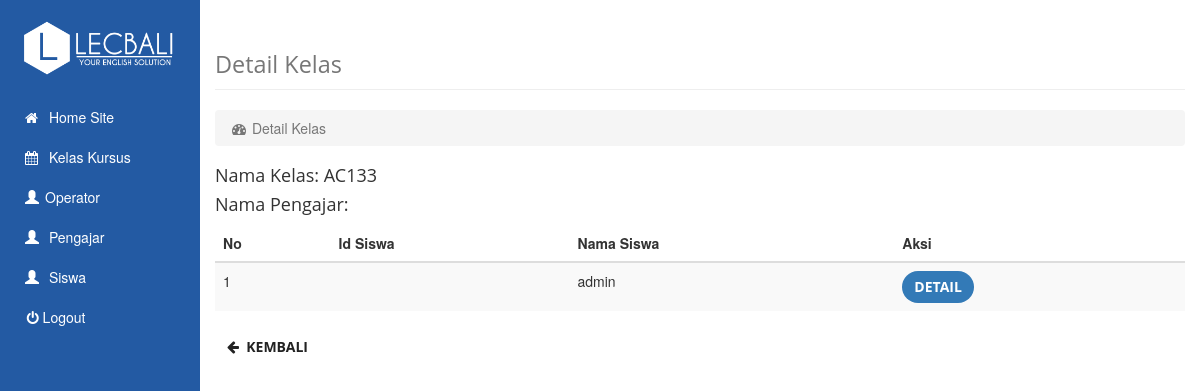
/kelas/detail/1, run on an earlier commit of the app's database.
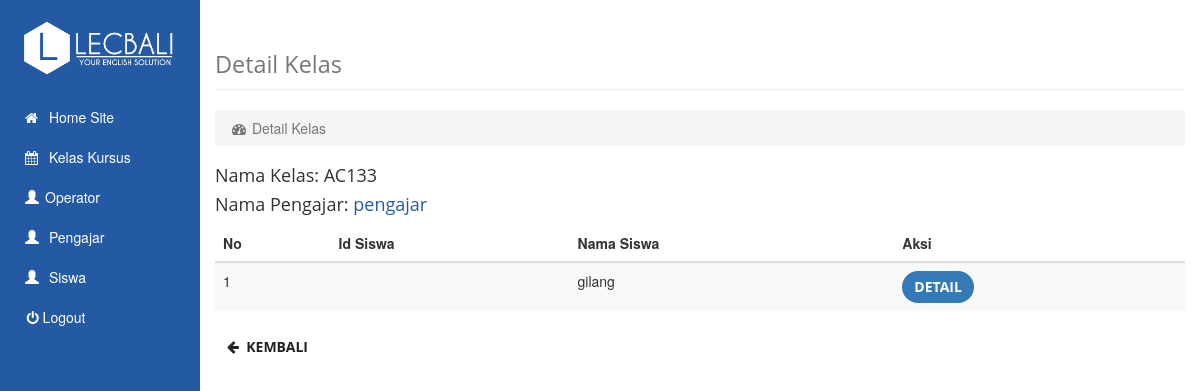
And on a later commit of the database.
### tables this page shows
CREATE TABLE `users` (
  `id` int(255) NOT NULL,
  `username` varchar(255) NOT NULL,
  `nama` varchar(30) NOT NULL,
  `tgl_lahir` varchar(30) NOT NULL,
  `alamat` varchar(50) NOT NULL,
  `telpon` varchar(20) NOT NULL,
  `email` varchar(30) NOT NULL,
  `password` varchar(225) NOT NULL,
  `status` varchar(20) NOT NULL,
  `foto` text NOT NULL,
  `level` int(11) NOT NULL
);

### application/controllers/kelas.php (called while the page is built, shortened)
<?php if ( ! defined('BASEPATH')) exit('No direct script access allowed');
class Kelas extends CI_Controller{
	function __construct(){
		$this->load->model('m_kelas');
		$this->load->model('m_users');
	}
	function detail ($id='') {
		$data['kelas'] = $this->m_kelas->detail_kelas(array('id' => $id));
		$data['title'] = 'Detail Kelas';
		$data['content'] = 'kelas/detail';
		$data['slug'] = 'detail';
		$this->load->view('dashboard', $data);
	}
}

### index.php (called while the page is built, shortened)
<?php
require_once BASEPATH.'core/CodeIgniter.php';

### application/models/m_kelas.php (called while the page is built, shortened)
<?php
class M_Kelas extends CI_Model{
	function detail_kelas($where = null) {
		$query = $this->db->get_where('kelas', $where);
		return $query->row_object();
	}
}

### application/models/m_users.php (called while the page is built, shortened)
<?php  if ( ! defined('BASEPATH')) exit('No direct script access allowed');
	class M_users extends CI_Model {
		function detail_users($id){
			$this->db->where('id', $id);
			$query = $this->db->get('users');
			return $query->row_array();
		}
		function in_users($ids){
			$this->db->where_in('id', $ids);
			$query = $this->db->get('users');
			return $query->result_array();
		}
	}
?>

### application/views/kelas/detail.php (the view)
<?php
    $pengajar = $this->m_users->detail_users($kelas->id_pengajar);
    $siswa = !empty($kelas->id_siswa) ? explode(',', $kelas->id_siswa) : array();
    $siswa = $this->m_users->in_users($siswa);
?>
<h4>Nama Kelas: <?= $kelas->nama;?></h4>
<h4>Nama Pengajar: <a href="<?=base_url('pengajar/detail/'.$pengajar['id']);?>" class="link"><?= $pengajar['nama'];?></a></h4>
<div class="box-body">
    <table class="table table-striped" width="100%">
        <thead>
            <tr>
                <th>No</th>
                <th>Id Siswa</th>
                <th>Nama Siswa</th>
                <th>Aksi</th>
            </tr>
        </thead>
        <tbody>
            <?php if(!empty($siswa))  { $i=1;?>
                <?php foreach($siswa as $val) {
                    $meta = $this->m_users->get_meta($val['id'], 'kode_siswa'); ?>
                <tr>
                    <td><?= $i; ?></td>
                    <td><?= $meta['nilai_meta']; ?></td>
                    <td><?= $val['nama']; ?></td>
                    <td><a class="btn btn-primary" href="<?= base_url('siswa/detail/'.$val['id']); ?>">Detail</a></td>
                </tr>
                <?php $i++; }?>
            <?php }?>
        </tbody>
    </table>
    <div>
        <a href="<?= base_url('kelas'); ?>" class="btn btn-default"><span class="fa fa-arrow-left"></span>&nbsp;&nbsp;Kembali</a>
    </div>
</div>

What changed in the data, as far as the page shows it:
no longer on this page (row unchanged): users: nama "admin"
added users: nama "pengajar"
added users: nama "gilang"
